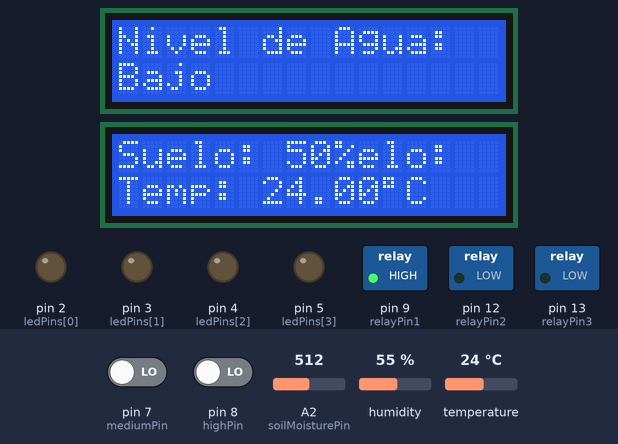
Simulated run of this sketch. Board: Arduino Uno, built with avr-gcc and run on an emulated ATmega328P. On the bench: 2 × 16×2 character LCD, switched loads named in the sketch (green lamp = pin HIGH), output pins drawn as LEDs (lit = HIGH). The test bench sets the inputs (shaded band); at power-on: pin 7 (mediumPin) LOW, pin 8 (highPin) LOW, A2 (soilMoisturePin) = 512, humidity 55 %, temperature 24 °C. What the sketch prints to the serial monitor is not drawn.

Above: at 1.3 s.
1.4 s: pin 7 (mediumPin) driven HIGH
At 3.5 s:
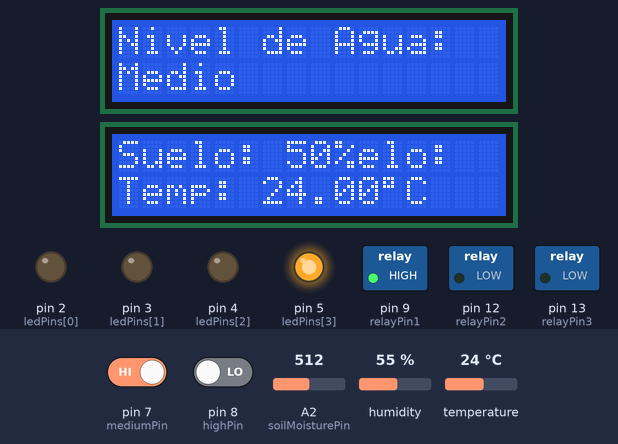
3.8 s: pin 8 (highPin) driven HIGH
At 4.7 s:
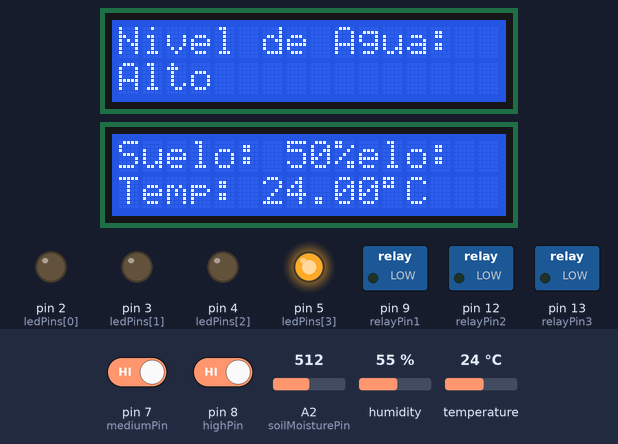
5.8 s: A2 (soilMoisturePin) set to 325
At 7.7 s:
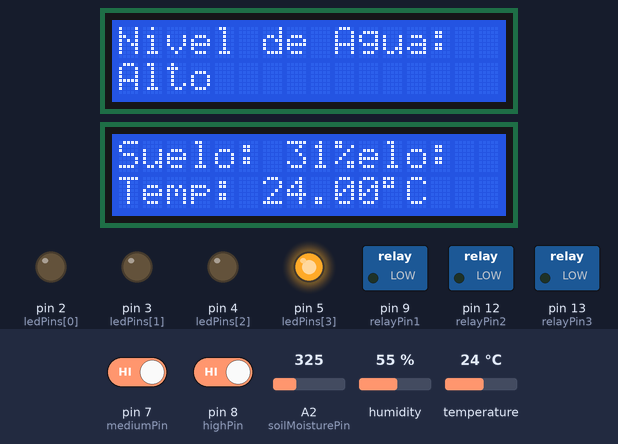
8.0 s: A2 (soilMoisturePin) set to 293
At 9.0 s:
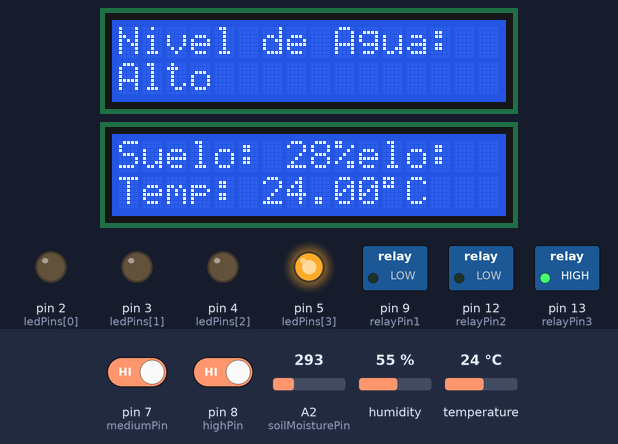
10.1 s: A2 (soilMoisturePin) set to 113
At 11.5 s:
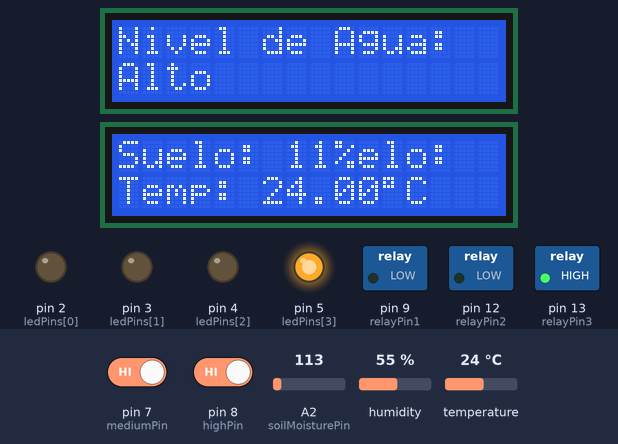
12.2 s: A2 (soilMoisturePin) set to 94
At 13.9 s:
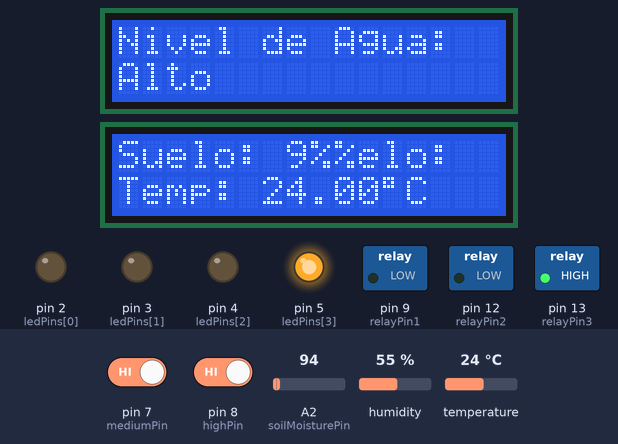
Timing chart, 0 to 15.3 s (numbered marks = the images above; inputs shaded):
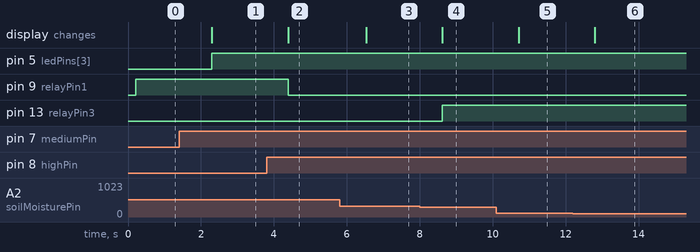

Measured:
- the behaviour switches between 307 and 306 on A2 (soilMoisturePin) (found by bisection; images 3 and 4)
- the behaviour switches between 103 and 102 on A2 (soilMoisturePin) (found by bisection; images 5 and 6)
- after the input at 1.4 s, pin 5 (ledPins[3]): LOW → HIGH after 0.90 s; the display: changes after 0.90 s (image 1)
- after the input at 3.8 s, pin 9 (relayPin1): HIGH → LOW after 0.59 s; the display: changes after 0.59 s (image 2)
- after the input at 5.8 s, the display: changes after 0.73 s (image 3)
- after the input at 8.0 s, pin 13 (relayPin3): LOW → HIGH after 0.62 s; the display: changes after 0.62 s (image 4)
- after the input at 10.1 s, the display: changes after 0.61 s (image 5)
- after the input at 12.2 s, the display: changes after 0.60 s (image 6)

The sketch:

Invernadero.ino
```cpp
#include <Wire.h>
#include <LiquidCrystal_I2C.h>
#include <SoftwareSerial.h>
#include <DHT.h>

LiquidCrystal_I2C lcd1(0x27, 16, 2);
LiquidCrystal_I2C lcd2(0x26, 16, 2);

SoftwareSerial bluetooth(10, 11);

int mediumPin = 7;
int highPin = 8;
int relayPin1 = 9; // Relay para el nivel de agua
int relayPin2 = 12; // Relay para el comando Bluetooth
int relayPin3 = 13; // Relay para la bomba de agua
int ledPins[] = {2, 3, 4, 5};
int numLeds = 4;
int soilMoisturePin = A2; // Pin analógico para el sensor de humedad del suelo

#define DHTPIN 6
#define DHTTYPE DHT11
DHT dht(DHTPIN, DHTTYPE);

void setup() {
  Serial.begin(9600);
  bluetooth.begin(9600);

  pinMode(mediumPin, INPUT);
  pinMode(highPin, INPUT);
  pinMode(relayPin1, OUTPUT);
  pinMode(relayPin2, OUTPUT);
  pinMode(relayPin3, OUTPUT);
  for (int i = 0; i < numLeds; i++) {
    pinMode(ledPins[i], OUTPUT);
    digitalWrite(ledPins[i], LOW);
  }

  lcd1.init();
  lcd1.backlight();
  lcd1.clear();
  lcd1.setCursor(0, 0);
  lcd1.print("Sistema Iniciado");

  lcd2.init();
  lcd2.backlight();
  lcd2.clear();
  lcd2.setCursor(0, 0);
  lcd2.print("Humedad Suelo: ");

  dht.begin();

  Serial.println("Sistema listo para recibir comandos.");
}

void loop() {
  if (Serial.available()) {
    char receivedChar = Serial.read();
    Serial.print("Comando recibido por Serial: ");
    Serial.println(receivedChar);
    controlRelays(receivedChar);
  }

  if (bluetooth.available()) {
    char receivedChar = bluetooth.read();
    Serial.print("Comando recibido por Bluetooth: ");
    Serial.println(receivedChar);
    controlRelays(receivedChar);
  }

  if (digitalRead(highPin) == HIGH) {
    Serial.println("Nivel de agua: Alto");
    bluetooth.println("Nivel de agua: Alto");
    lcd1.clear();
    lcd1.setCursor(0, 0);
    lcd1.print("Nivel de Agua:");
    lcd1.setCursor(0, 1);
    lcd1.print("Alto");
    digitalWrite(relayPin1, LOW);

  } else if (digitalRead(mediumPin) == HIGH) {
    Serial.println("Nivel de agua: Medio");
    bluetooth.println("Nivel de agua: Medio");
    lcd1.clear();
    lcd1.setCursor(0, 0);
    lcd1.print("Nivel de Agua:");
    lcd1.setCursor(0, 1);
    lcd1.print("Medio");
    digitalWrite(relayPin1, HIGH);

    digitalWrite(ledPins[numLeds - 1], HIGH);
  } else {
    Serial.println("Nivel de agua: Bajo");
    bluetooth.println("Nivel de agua: Bajo");
    lcd1.clear();
    lcd1.setCursor(0, 0);
    lcd1.print("Nivel de Agua:");
    lcd1.setCursor(0, 1);
    lcd1.print("Bajo");
    digitalWrite(relayPin1, HIGH);

  }

  float temperatureC = dht.readTemperature();
  if (isnan(temperatureC)) {
    Serial.println("Error al leer la temperatura!");
  } else {
    Serial.print("Temperatura: ");
    Serial.print(temperatureC);
    Serial.println("°C");
    lcd2.setCursor(0, 1);
    lcd2.print("Temp: ");
    lcd2.print(temperatureC);
    lcd2.write(0xDF); // Símbolo de grados Celsius
    lcd2.print("C");
  }

  int soilMoistureValue = analogRead(soilMoisturePin);
  int soilMoisturePercentage = map(soilMoistureValue, 0, 1023, 0, 100);
  Serial.print("Humedad del suelo: ");
  Serial.print(soilMoisturePercentage);
  Serial.println("%");

  lcd2.setCursor(0, 0);
  lcd2.print("Suelo: ");
  lcd2.print(soilMoisturePercentage);
  lcd2.print("%");

  // Si la humedad del suelo es menor a un cierto umbral, activar la bomba de agua
  if (soilMoisturePercentage < 30) {
    digitalWrite(relayPin3, HIGH); // Activar la bomba de agua
  } else {
    digitalWrite(relayPin3, LOW); // Desactivar la bomba de agua
  }

  delay(2000);
}

void controlRelays(char command) {
  digitalWrite(relayPin1, LOW);
  digitalWrite(relayPin2, LOW);


  switch (command) {
    case 'a':
      digitalWrite(relayPin1, HIGH);
      Serial.println("Relé activado por comando A");
      bluetooth.println("Relé activado por comando A");
      lcd1.clear();
      lcd1.setCursor(0, 0);
      lcd1.print("Relé A activado");
      break;
    case 'b':
      digitalWrite(relayPin1, LOW);
      Serial.println("Relé desactivado por comando B");
      bluetooth.println("Relé desactivado por comando B");
      lcd1.clear();
      lcd1.setCursor(0, 0);
      lcd1.print("Relé B desactivado");
      break;
    default:
      Serial.println("Comando no reconocido");
      bluetooth.println("Comando no reconocido");
      lcd1.clear();
      lcd1.setCursor(0, 0);
      lcd1.print("Comando no reconocido");
      break;
  }
}

void controlRelay2(char command) {
  digitalWrite(relayPin2, LOW);

  switch (command) {
    case 'c':
      digitalWrite(relayPin2, HIGH);
      Serial.println("Relé 2 activado por comando E");
      bluetooth.println("Relé 2 activado por comando E");
      lcd1.clear();
      lcd1.setCursor(0, 0);
      lcd1.print("Relé 2 activado");
      break;
    case 'd':
      digitalWrite(relayPin2, LOW);
      Serial.println("Relé 2 desactivado por comando F");
      bluetooth.println("Relé 2 desactivado por comando F");
      lcd1.clear();
      lcd1.setCursor(0, 0);
      lcd1.print("Relé 2 desactivado");
      break;
    default:
      Serial.println("Comando no reconocido para el Relé 2");
      bluetooth.println("Comando no reconocido para el Relé 2");
      lcd1.clear();
      lcd1.setCursor(0, 0);
      lcd1.print("Comando no reconocido para el Relé 2");
      break;
  }
}
```
